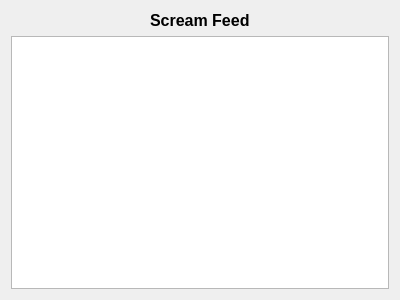
<?xml version="1.0" encoding="UTF-8"?>
<ui version="4.0">
 <class>FeedPopup</class>
 <widget class="QDialog" name="FeedPopup">
  <property name="geometry">
   <rect>
    <x>0</x>
    <y>0</y>
    <width>400</width>
    <height>300</height>
   </rect>
  </property>
  <property name="windowTitle">
   <string>Dialog</string>
  </property>
  <layout class="QVBoxLayout" name="verticalLayout">
   <item alignment="Qt::AlignmentFlag::AlignHCenter">
    <widget class="QLabel" name="label">
     <property name="font">
      <font>
       <family>System</family>
       <pointsize>12</pointsize>
       <bold>true</bold>
      </font>
     </property>
     <property name="text">
      <string>Scream Feed</string>
     </property>
    </widget>
   </item>
   <item>
    <widget class="QTableView" name="tableView"/>
   </item>
  </layout>
 </widget>
 <resources/>
 <connections/>
</ui>
